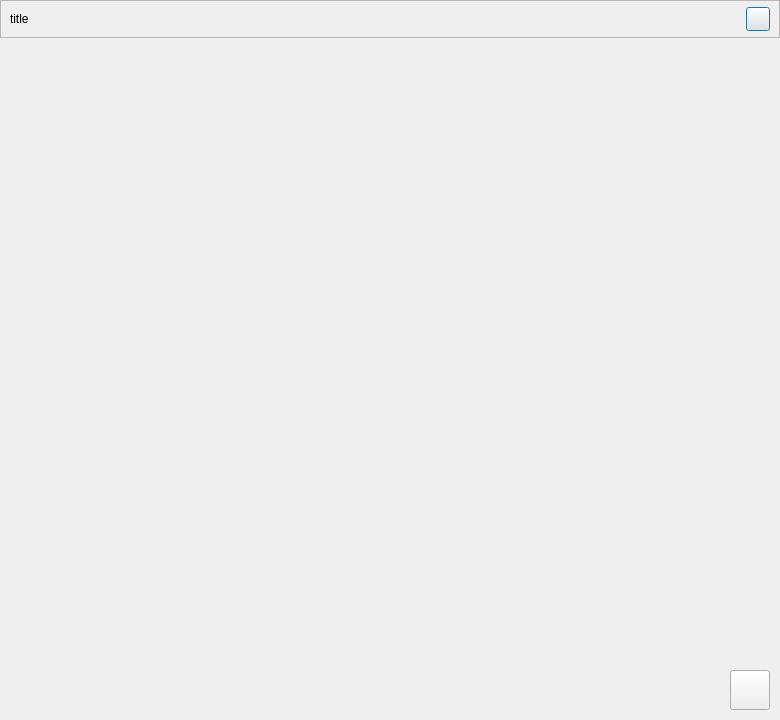
<?xml version="1.0" encoding="UTF-8"?>
<ui version="4.0">
 <class>AFQBrowserInteraction</class>
 <widget class="QDialog" name="AFQBrowserInteraction">
  <property name="geometry">
   <rect>
    <x>0</x>
    <y>0</y>
    <width>780</width>
    <height>720</height>
   </rect>
  </property>
  <property name="minimumSize">
   <size>
    <width>468</width>
    <height>432</height>
   </size>
  </property>
  <property name="windowTitle">
   <string>Dialog</string>
  </property>
  <layout class="QVBoxLayout" name="verticalLayout" stretch="0,1,0">
   <property name="spacing">
    <number>0</number>
   </property>
   <property name="leftMargin">
    <number>0</number>
   </property>
   <property name="topMargin">
    <number>0</number>
   </property>
   <property name="rightMargin">
    <number>0</number>
   </property>
   <property name="bottomMargin">
    <number>0</number>
   </property>
   <item>
    <widget class="QFrame" name="frame">
     <property name="minimumSize">
      <size>
       <width>0</width>
       <height>38</height>
      </size>
     </property>
     <property name="maximumSize">
      <size>
       <width>16777215</width>
       <height>38</height>
      </size>
     </property>
     <property name="frameShape">
      <enum>QFrame::StyledPanel</enum>
     </property>
     <property name="frameShadow">
      <enum>QFrame::Raised</enum>
     </property>
     <layout class="QHBoxLayout" name="horizontalLayout_3">
      <property name="spacing">
       <number>0</number>
      </property>
      <property name="topMargin">
       <number>0</number>
      </property>
      <property name="bottomMargin">
       <number>0</number>
      </property>
      <item>
       <widget class="QLabel" name="titleLabel">
        <property name="text">
         <string>title</string>
        </property>
        <property name="labelType" stdset="0">
         <string>labelTitle</string>
        </property>
       </widget>
      </item>
      <item>
       <spacer name="horizontalSpacer_2">
        <property name="orientation">
         <enum>Qt::Horizontal</enum>
        </property>
        <property name="sizeHint" stdset="0">
         <size>
          <width>40</width>
          <height>20</height>
         </size>
        </property>
       </spacer>
      </item>
      <item>
       <widget class="QPushButton" name="closeButton">
        <property name="minimumSize">
         <size>
          <width>24</width>
          <height>24</height>
         </size>
        </property>
        <property name="maximumSize">
         <size>
          <width>24</width>
          <height>24</height>
         </size>
        </property>
        <property name="text">
         <string/>
        </property>
        <property name="iconSize">
         <size>
          <width>11</width>
          <height>11</height>
         </size>
        </property>
        <property name="buttonType" stdset="0">
         <string>closeButton</string>
        </property>
       </widget>
      </item>
     </layout>
    </widget>
   </item>
   <item>
    <widget class="QFrame" name="previewFrame">
     <layout class="QHBoxLayout" name="previewLayout">
      <property name="spacing">
       <number>0</number>
      </property>
      <property name="leftMargin">
       <number>1</number>
      </property>
      <property name="topMargin">
       <number>0</number>
      </property>
      <property name="rightMargin">
       <number>1</number>
      </property>
      <property name="bottomMargin">
       <number>0</number>
      </property>
      <item>
       <widget class="AFQTDisplay" name="preview" native="true"/>
      </item>
     </layout>
    </widget>
   </item>
   <item>
    <layout class="QHBoxLayout" name="refreshLayout">
     <property name="leftMargin">
      <number>10</number>
     </property>
     <property name="topMargin">
      <number>10</number>
     </property>
     <property name="rightMargin">
      <number>10</number>
     </property>
     <property name="bottomMargin">
      <number>10</number>
     </property>
     <item>
      <spacer name="horizontalSpacer">
       <property name="orientation">
        <enum>Qt::Horizontal</enum>
       </property>
       <property name="sizeHint" stdset="0">
        <size>
         <width>40</width>
         <height>20</height>
        </size>
       </property>
      </spacer>
     </item>
     <item>
      <widget class="QPushButton" name="refreshButton">
       <property name="minimumSize">
        <size>
         <width>40</width>
         <height>40</height>
        </size>
       </property>
       <property name="maximumSize">
        <size>
         <width>40</width>
         <height>40</height>
        </size>
       </property>
       <property name="text">
        <string/>
       </property>
       <property name="iconSize">
        <size>
         <width>40</width>
         <height>40</height>
        </size>
       </property>
      </widget>
     </item>
    </layout>
   </item>
  </layout>
 </widget>
 <customwidgets>
  <customwidget>
   <class>AFQTDisplay</class>
   <extends>QWidget</extends>
   <header>UIComponent/CQtDisplay.h</header>
   <container>1</container>
  </customwidget>
 </customwidgets>
 <resources>
  <include location="aneta-main-resource.qrc"/>
 </resources>
 <connections/>
</ui>
